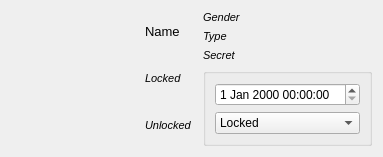
           <widget class="QWidget" name="tab_2">
            <attribute name="title">
             <string>Award</string>
            </attribute>
            <layout class="QHBoxLayout" name="horizontalLayout_10">
             <item>
              <layout class="QHBoxLayout" name="horizontalLayout_9" stretch="0,1,0">
               <item>
                <widget class="QLabel" name="imgAw">
                 <property name="minimumSize">
                  <size>
                   <width>128</width>
                   <height>128</height>
                  </size>
                 </property>
                 <property name="maximumSize">
                  <size>
                   <width>128</width>
                   <height>128</height>
                  </size>
                 </property>
                 <property name="contextMenuPolicy">
                  <enum>Qt::CustomContextMenu</enum>
                 </property>
                 <property name="frameShape">
                  <enum>QFrame::NoFrame</enum>
                 </property>
                 <property name="text">
                  <string/>
                 </property>
                </widget>
               </item>
               <item>
                <layout class="QVBoxLayout" name="verticalLayout_17">
                 <item>
                  <widget class="QLabel" name="lblAwName">
                   <property name="text">
                    <string>&lt;!DOCTYPE HTML PUBLIC &quot;-//W3C//DTD HTML 4.0//EN&quot; &quot;http://www.w3.org/TR/REC-html40/strict.dtd&quot;&gt;
&lt;html&gt;&lt;head&gt;&lt;meta name=&quot;qrichtext&quot; content=&quot;1&quot; /&gt;&lt;style type=&quot;text/css&quot;&gt;
p, li { white-space: pre-wrap; }
&lt;/style&gt;&lt;/head&gt;&lt;body style=&quot; font-family:'MS Shell Dlg 2'; font-size:8.25pt; font-weight:400; font-style:normal;&quot;&gt;
&lt;p style=&quot; margin-top:0px; margin-bottom:0px; margin-left:0px; margin-right:0px; -qt-block-indent:0; text-indent:0px;&quot;&gt;&lt;span style=&quot; font-size:10pt;&quot;&gt;Name&lt;/span&gt;&lt;/p&gt;&lt;/body&gt;&lt;/html&gt;</string>
                   </property>
                  </widget>
                 </item>
                 <item>
                  <widget class="QLabel" name="lblAwLockDesc">
                   <property name="text">
                    <string>&lt;!DOCTYPE HTML PUBLIC &quot;-//W3C//DTD HTML 4.0//EN&quot; &quot;http://www.w3.org/TR/REC-html40/strict.dtd&quot;&gt;
&lt;html&gt;&lt;head&gt;&lt;meta name=&quot;qrichtext&quot; content=&quot;1&quot; /&gt;&lt;style type=&quot;text/css&quot;&gt;
p, li { white-space: pre-wrap; }
&lt;/style&gt;&lt;/head&gt;&lt;body style=&quot; font-family:'MS Shell Dlg 2'; font-size:8.25pt; font-weight:400; font-style:normal;&quot;&gt;
&lt;p style=&quot; margin-top:0px; margin-bottom:0px; margin-left:0px; margin-right:0px; -qt-block-indent:0; text-indent:0px;&quot;&gt;&lt;span style=&quot; font-size:8pt; font-style:italic;&quot;&gt;Locked  &lt;/span&gt;&lt;/p&gt;&lt;/body&gt;&lt;/html&gt;</string>
                   </property>
                   <property name="wordWrap">
                    <bool>true</bool>
                   </property>
                  </widget>
                 </item>
                 <item>
                  <widget class="QLabel" name="lblAwUnlDesc">
                   <property name="text">
                    <string>&lt;!DOCTYPE HTML PUBLIC &quot;-//W3C//DTD HTML 4.0//EN&quot; &quot;http://www.w3.org/TR/REC-html40/strict.dtd&quot;&gt;
&lt;html&gt;&lt;head&gt;&lt;meta name=&quot;qrichtext&quot; content=&quot;1&quot; /&gt;&lt;style type=&quot;text/css&quot;&gt;
p, li { white-space: pre-wrap; }
&lt;/style&gt;&lt;/head&gt;&lt;body style=&quot; font-family:'MS Shell Dlg 2'; font-size:8.25pt; font-weight:400; font-style:normal;&quot;&gt;
&lt;p style=&quot; margin-top:0px; margin-bottom:0px; margin-left:0px; margin-right:0px; -qt-block-indent:0; text-indent:0px;&quot;&gt;&lt;span style=&quot; font-size:8pt; font-style:italic;&quot;&gt;Unlocked  &lt;/span&gt;&lt;/p&gt;&lt;/body&gt;&lt;/html&gt;</string>
                   </property>
                   <property name="wordWrap">
                    <bool>true</bool>
                   </property>
                  </widget>
                 </item>
                </layout>
               </item>
               <item>
                <layout class="QVBoxLayout" name="verticalLayout_11" stretch="1,1,1,2">
                 <item>
                  <widget class="QLabel" name="lblAwGender">
                   <property name="text">
                    <string>&lt;!DOCTYPE HTML PUBLIC &quot;-//W3C//DTD HTML 4.0//EN&quot; &quot;http://www.w3.org/TR/REC-html40/strict.dtd&quot;&gt;
&lt;html&gt;&lt;head&gt;&lt;meta name=&quot;qrichtext&quot; content=&quot;1&quot; /&gt;&lt;style type=&quot;text/css&quot;&gt;
p, li { white-space: pre-wrap; }
&lt;/style&gt;&lt;/head&gt;&lt;body style=&quot; font-family:'MS Shell Dlg 2'; font-size:8.25pt; font-weight:400; font-style:normal;&quot;&gt;
&lt;p style=&quot; margin-top:0px; margin-bottom:0px; margin-left:0px; margin-right:0px; -qt-block-indent:0; text-indent:0px;&quot;&gt;&lt;span style=&quot; font-size:8pt; font-style:italic;&quot;&gt;Gender  &lt;/span&gt;&lt;/p&gt;&lt;/body&gt;&lt;/html&gt;</string>
                   </property>
                  </widget>
                 </item>
                 <item>
                  <widget class="QLabel" name="lblAwType">
                   <property name="text">
                    <string>&lt;!DOCTYPE HTML PUBLIC &quot;-//W3C//DTD HTML 4.0//EN&quot; &quot;http://www.w3.org/TR/REC-html40/strict.dtd&quot;&gt;
&lt;html&gt;&lt;head&gt;&lt;meta name=&quot;qrichtext&quot; content=&quot;1&quot; /&gt;&lt;style type=&quot;text/css&quot;&gt;
p, li { white-space: pre-wrap; }
&lt;/style&gt;&lt;/head&gt;&lt;body style=&quot; font-family:'MS Shell Dlg 2'; font-size:8.25pt; font-weight:400; font-style:normal;&quot;&gt;
&lt;p style=&quot; margin-top:0px; margin-bottom:0px; margin-left:0px; margin-right:0px; -qt-block-indent:0; text-indent:0px;&quot;&gt;&lt;span style=&quot; font-size:8pt; font-style:italic;&quot;&gt;Type  &lt;/span&gt;&lt;/p&gt;&lt;/body&gt;&lt;/html&gt;</string>
                   </property>
                  </widget>
                 </item>
                 <item>
                  <widget class="QLabel" name="lblAwSecret">
                   <property name="text">
                    <string>&lt;!DOCTYPE HTML PUBLIC &quot;-//W3C//DTD HTML 4.0//EN&quot; &quot;http://www.w3.org/TR/REC-html40/strict.dtd&quot;&gt;
&lt;html&gt;&lt;head&gt;&lt;meta name=&quot;qrichtext&quot; content=&quot;1&quot; /&gt;&lt;style type=&quot;text/css&quot;&gt;
p, li { white-space: pre-wrap; }
&lt;/style&gt;&lt;/head&gt;&lt;body style=&quot; font-family:'MS Shell Dlg 2'; font-size:8.25pt; font-weight:400; font-style:normal;&quot;&gt;
&lt;p style=&quot; margin-top:0px; margin-bottom:0px; margin-left:0px; margin-right:0px; -qt-block-indent:0; text-indent:0px;&quot;&gt;&lt;span style=&quot; font-size:8pt; font-style:italic;&quot;&gt;Secret  &lt;/span&gt;&lt;/p&gt;&lt;/body&gt;&lt;/html&gt;</string>
                   </property>
                  </widget>
                 </item>
                 <item>
                  <widget class="QGroupBox" name="groupBox_4">
                   <property name="title">
                    <string/>
                   </property>
                   <layout class="QVBoxLayout" name="verticalLayout_10">
                    <item>
                     <widget class="QDateTimeEdit" name="dteAwTimestamp"/>
                    </item>
                    <item>
                     <widget class="QComboBox" name="cmbxAwState">
                      <item>
                       <property name="text">
                        <string>Locked</string>
                       </property>
                      </item>
                      <item>
                       <property name="text">
                        <string>Unlocked Offline</string>
                       </property>
                      </item>
                      <item>
                       <property name="text">
                        <string>Unlocked Online</string>
                       </property>
                      </item>
                     </widget>
                    </item>
                   </layout>
                  </widget>
                 </item>
                </layout>
               </item>
              </layout>
             </item>
            </layout>
           </widget>
